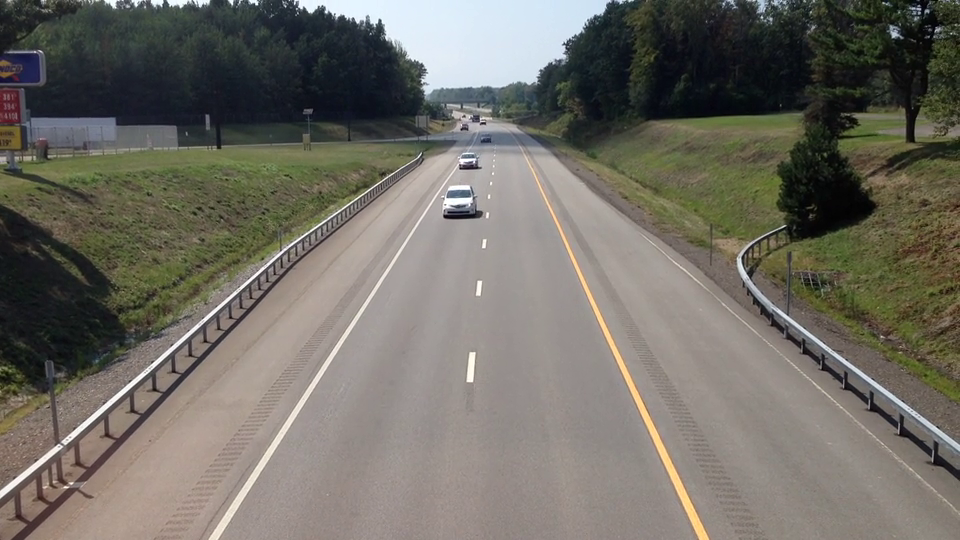
#> input picture frame 61 of vehicle-detection/cars2.mp4, 960 x 540 px, given in place of cars.mp4, which was not available
$ python video_coordinate_finder.py
#> lines starting #> are read from the running program, lines starting #| are printed output that depends on the picture
import cv2

def click_event(event, x, y, flags, params):
    if event == cv2.EVENT_LBUTTONDOWN:
        print(f"Clicked at: ({x}, {y})")

first_entry_fw_lane = [536, 347, 696, 345]
second_entry_fw_lane = [696, 345, 778, 345]
third_entry_fw_lane = [778, 345, 885, 345]

first_exit_fw_lane = [2, 581, 384, 581]
second_exit_fw_lane = [384, 581, 572, 581]
third_exit_fw_lane = [572, 581, 817, 581]

first_entry_bw_lane = [1822, 611, 1446, 610]
second_entry_bw_lane = [1446, 610, 1267, 608]
third_entry_bw_lane = [1267, 608, 1043, 609]

first_exit_bw_lane = [1255, 343, 1129, 344]
second_exit_bw_lane = [1129, 344, 1058, 343]
third_exit_bw_lane = [1058, 343, 975, 342]

cap = cv2.VideoCapture(r"C:\SDA\vehicle-detection\data\cars.mp4")

while True:
    ret, frame = cap.read()
#> frame is the input picture: shape (540, 960, 3); mean B, G, R 100.6, 109, 112.3

    if not ret:
        print("วิดีโอถึงตอนจบแล้ว กำลังเริ่มใหม่...")
        cap.set(cv2.CAP_PROP_POS_FRAMES, 0)
        continue

    # วาดเส้นบนเฟรม
    cv2.line(frame, (first_entry_fw_lane[0], first_entry_fw_lane[1]), (first_entry_fw_lane[2], first_entry_fw_lane[3]), (0, 0, 255), 4)
    cv2.line(frame, (second_entry_fw_lane[0], second_entry_fw_lane[1]), (second_entry_fw_lane[2], second_entry_fw_lane[3]), (0, 255, 0), 4)
    cv2.line(frame, (third_entry_fw_lane[0], third_entry_fw_lane[1]), (third_entry_fw_lane[2], third_entry_fw_lane[3]), (255, 0, 0), 4)
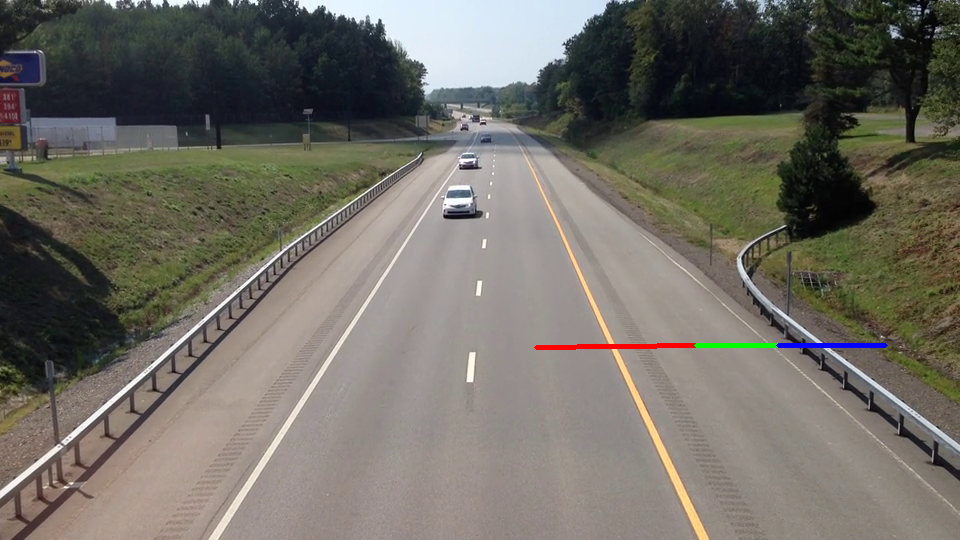
#> frame: shape (540, 960, 3); mean B, G, R 100.5, 108.7, 112.2

    cv2.line(frame, (first_exit_fw_lane[0], first_exit_fw_lane[1]), (first_exit_fw_lane[2], first_exit_fw_lane[3]), (0, 0, 255), 4)
    cv2.line(frame, (second_exit_fw_lane[0], second_exit_fw_lane[1]), (second_exit_fw_lane[2], second_exit_fw_lane[3]), (0, 255, 0), 4)
    cv2.line(frame, (third_exit_fw_lane[0], third_exit_fw_lane[1]), (third_exit_fw_lane[2], third_exit_fw_lane[3]), (255, 0, 0), 4)

    cv2.line(frame, (first_entry_bw_lane[0], first_entry_bw_lane[1]), (first_entry_bw_lane[2], first_entry_bw_lane[3]), (0, 0, 255), 4)
    cv2.line(frame, (second_entry_bw_lane[0], second_entry_bw_lane[1]), (second_entry_bw_lane[2], second_entry_bw_lane[3]), (0, 255, 0), 4)
    cv2.line(frame, (third_entry_bw_lane[0], third_entry_bw_lane[1]), (third_entry_bw_lane[2], third_entry_bw_lane[3]), (255, 0, 0), 4)

    cv2.line(frame, (first_exit_bw_lane[0], first_exit_bw_lane[1]), (first_exit_bw_lane[2], first_exit_bw_lane[3]), (0, 0, 255), 4)
    cv2.line(frame, (second_exit_bw_lane[0], second_exit_bw_lane[1]), (second_exit_bw_lane[2], second_exit_bw_lane[3]), (0, 255, 0), 4)
    cv2.line(frame, (third_exit_bw_lane[0], third_exit_bw_lane[1]), (third_exit_bw_lane[2], third_exit_bw_lane[3]), (255, 0, 0), 4)

    cv2.imshow('frame', frame)
    cv2.setMouseCallback('frame', click_event)

    if cv2.waitKey(1) & 0xFF == ord('q'):
#> (key q is pressed here)
        break

cap.release()
cv2.destroyAllWindows()

$ run again, starting later in the video
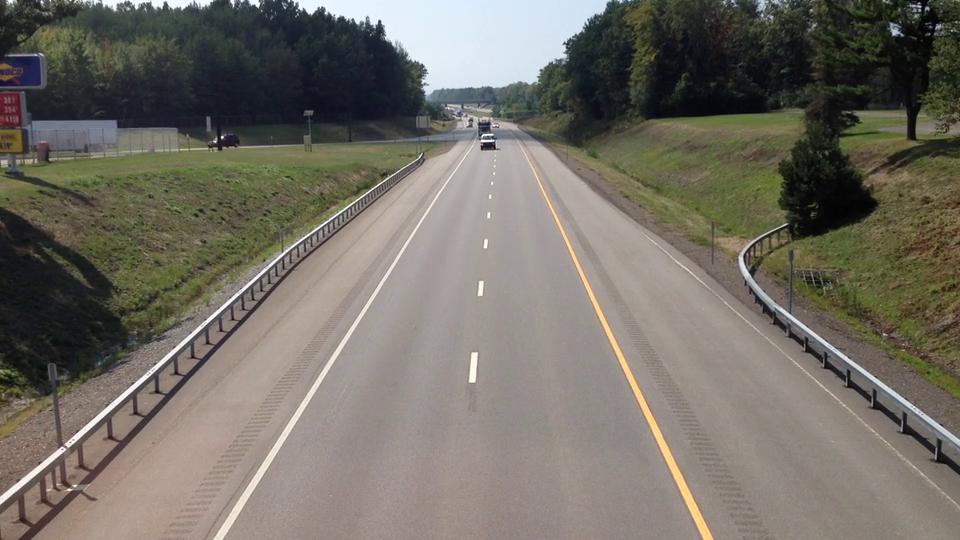
#> input picture frame 277 of vehicle-detection/cars2.mp4, 960 x 540 px, given in place of cars.mp4, which was not available
#> frame is the input picture: shape (540, 960, 3); mean B, G, R 101.4, 110.6, 115
#> `cv2.line(frame, (third_entry_fw_lane[0], third_entry_fw_lane[1]), (thi..`:
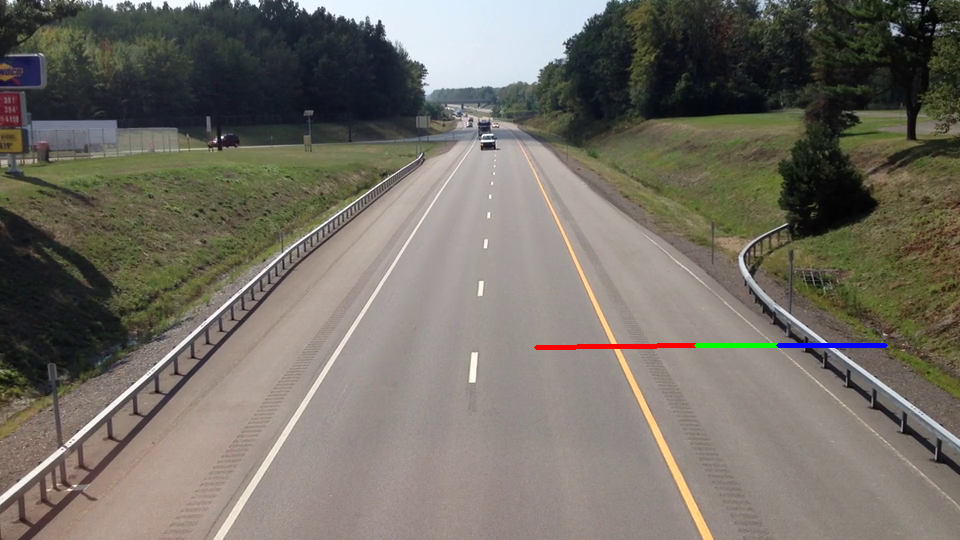
#> frame: shape (540, 960, 3); mean B, G, R 101.3, 110.3, 114.9

$ run again, starting later in the video
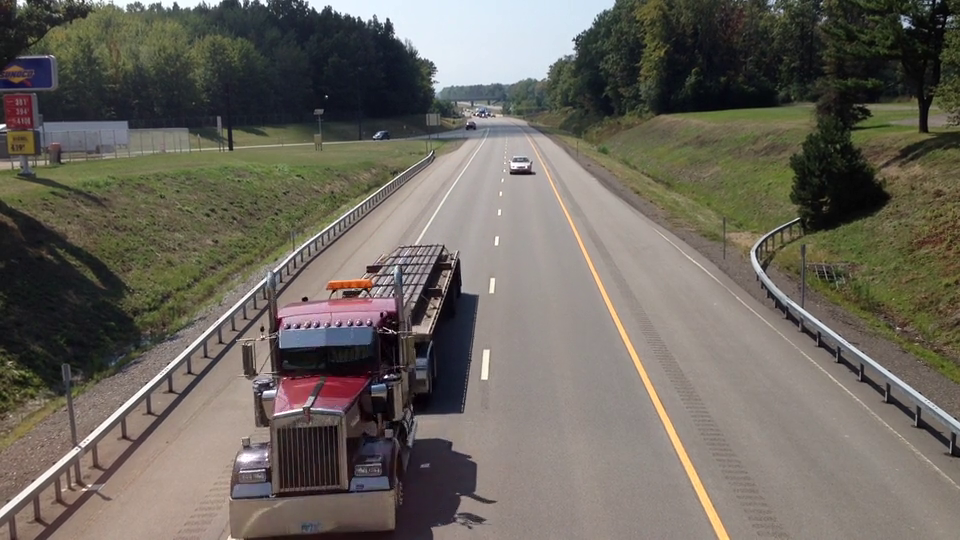
#> input picture frame 493 of vehicle-detection/cars2.mp4, 960 x 540 px, given in place of cars.mp4, which was not available
#> frame is the input picture: shape (540, 960, 3); mean B, G, R 93.4, 101.8, 107
#> `cv2.line(frame, (third_entry_fw_lane[0], third_entry_fw_lane[1]), (thi..`:
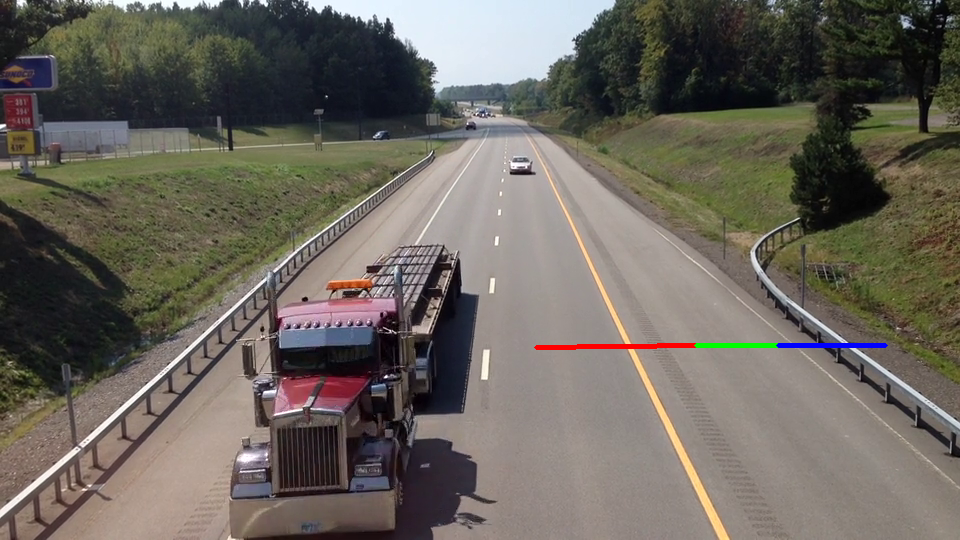
#> frame: shape (540, 960, 3); mean B, G, R 93.3, 101.6, 106.9
